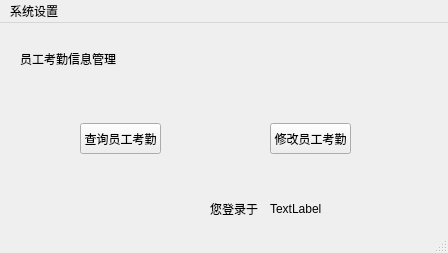
<?xml version="1.0" encoding="UTF-8"?>
<ui version="4.0">
 <class>checkIn</class>
 <widget class="QMainWindow" name="checkIn">
  <property name="geometry">
   <rect>
    <x>0</x>
    <y>0</y>
    <width>448</width>
    <height>253</height>
   </rect>
  </property>
  <property name="windowTitle">
   <string>企业人事管理系统</string>
  </property>
  <widget class="QWidget" name="centralwidget">
   <widget class="QLabel" name="welLabel">
    <property name="geometry">
     <rect>
      <x>20</x>
      <y>20</y>
      <width>181</width>
      <height>31</height>
     </rect>
    </property>
    <property name="text">
     <string>员工考勤信息管理</string>
    </property>
   </widget>
   <widget class="QLabel" name="strLabel">
    <property name="geometry">
     <rect>
      <x>210</x>
      <y>170</y>
      <width>54</width>
      <height>31</height>
     </rect>
    </property>
    <property name="text">
     <string>您登录于</string>
    </property>
   </widget>
   <widget class="QPushButton" name="selectCheckInBtn">
    <property name="geometry">
     <rect>
      <x>80</x>
      <y>100</y>
      <width>81</width>
      <height>31</height>
     </rect>
    </property>
    <property name="text">
     <string>查询员工考勤</string>
    </property>
   </widget>
   <widget class="QLabel" name="timeLabel">
    <property name="geometry">
     <rect>
      <x>270</x>
      <y>170</y>
      <width>171</width>
      <height>31</height>
     </rect>
    </property>
    <property name="text">
     <string>TextLabel</string>
    </property>
   </widget>
   <widget class="QPushButton" name="alterCheckInBtn">
    <property name="geometry">
     <rect>
      <x>270</x>
      <y>100</y>
      <width>81</width>
      <height>31</height>
     </rect>
    </property>
    <property name="text">
     <string>修改员工考勤</string>
    </property>
   </widget>
  </widget>
  <widget class="QMenuBar" name="menubar">
   <property name="geometry">
    <rect>
     <x>0</x>
     <y>0</y>
     <width>448</width>
     <height>23</height>
    </rect>
   </property>
   <widget class="QMenu" name="menu">
    <property name="title">
     <string>系统设置</string>
    </property>
    <addaction name="aboutAction"/>
    <addaction name="helpAction"/>
    <addaction name="alterAction"/>
    <addaction name="logoutAction"/>
   </widget>
   <addaction name="menu"/>
  </widget>
  <widget class="QStatusBar" name="statusbar"/>
  <action name="aboutAction">
   <property name="text">
    <string>关于软件</string>
   </property>
  </action>
  <action name="helpAction">
   <property name="text">
    <string>帮助信息</string>
   </property>
  </action>
  <action name="alterAction">
   <property name="text">
    <string>修改密码</string>
   </property>
  </action>
  <action name="logoutAction">
   <property name="text">
    <string>注销登录</string>
   </property>
  </action>
 </widget>
 <resources/>
 <connections/>
</ui>
